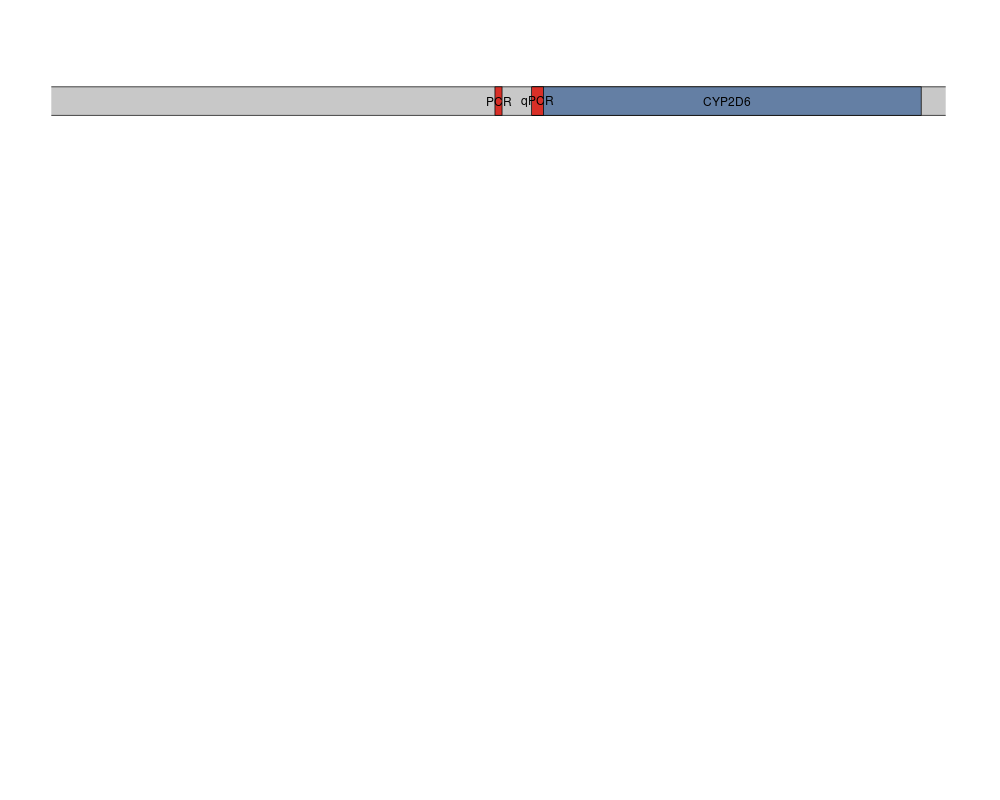

R code for this plot:
library(karyoploteR)

Chr_no <- "Chr_22"

zoom.start <- 42121077
zoom.end <- 42131157
zoom.region <- toGRanges(data.frame(Chr_no, zoom.start,zoom.end))


genome_file <- 'genome.txt'
cytoband_file <- read.table('cyto.txt', header=TRUE)
custom.genome <- toGRanges(genome_file)
cyto.target <- cytoband_file[c(1,2,3),]
cyto.chr <- cytoband_file[(4),]
custom.cyto.target <- toGRanges(cyto.target)
custom.cyto.chr <- toGRanges(cyto.chr)

jpeg('karyoploteR.jpg', width=2400,height=1800, res=300)
kp <- plotKaryotype(genome = custom.genome, cytobands = custom.cyto.chr, chromosomes=Chr_no, zoom=zoom.region, plot.type = 5, labels.plotter=NULL)
par(new=TRUE)
kp <- plotKaryotype(genome = custom.genome, cytobands = custom.cyto.target, chromosomes=Chr_no, zoom=zoom.region, plot.type = 5, labels.plotter=NULL)
kpAddCytobandLabels(kp, force.all = TRUE, cex=0.75)


#Updated Version
Chr_no <- "Chr_22"

zoom.start <- 42121077
zoom.end <- 42131157
zoom.region <- toGRanges(data.frame(Chr_no, zoom.start,zoom.end))

genome_file <- 'genome.txt'
custom.genome <- toGRanges(genome_file)

regs <- toGRanges('cyto.txt')[1:3] #The fourth line is no longer needed
cyto.cols <- getCytobandColors()
regs$color <- cyto.cols[regs$gieStain]

#Create the karyoplot. Setting cytobands=NULL will plot the ideograms as gray boxes (the background you needed)
png("github_issue_95.png", width=1000, height=800)
  kp <- plotKaryotype(genome = custom.genome, cytobands = NULL, zoom=zoom.region, plot.type = 5, labels.plotter=NULL)
  kpRect(kp, data = regs, y0=0, y1=1, col=regs$color, data.panel="ideogram")
  kpText(kp, data=regs, y=0.5, labels = regs$name, data.panel="ideogram")
dev.off()

kp <- plotKaryotype(genome = custom.genome, cytobands = NULL, zoom=zoom.region, plot.type = 5, labels.plotter=NULL)
kpRect(kp, data = regs, y0=0, y1=1, col=regs$color, data.panel="ideogram")
kpText(kp, data=regs, y=1.1, pos=1, labels = regs$name, data.panel="ideogram", clipping=FALSE)
